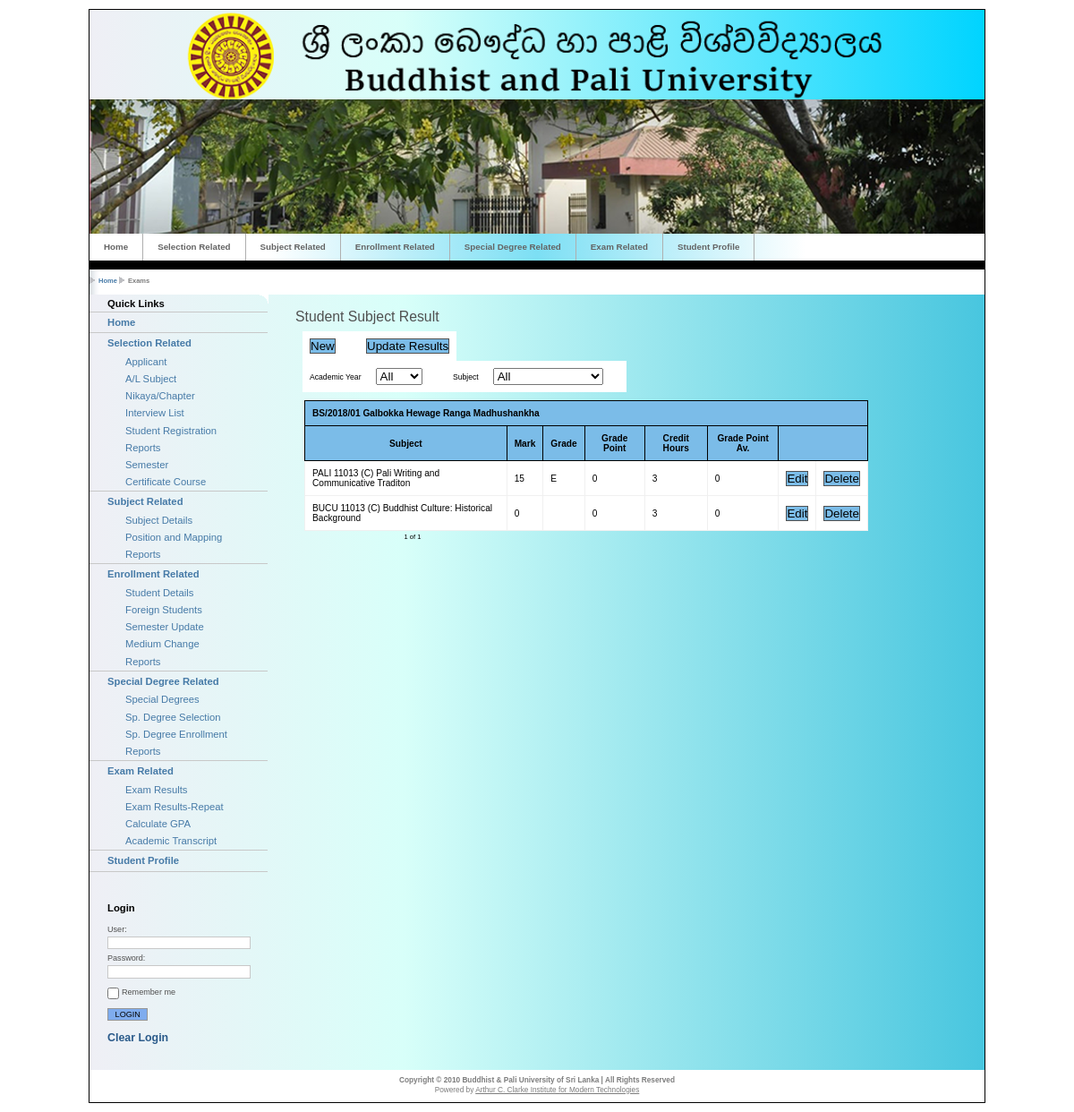
The page /examAdminSubject.php?indexNo=BS/2018/01 (signed in) on the database its author committed.
### tables this page shows
CREATE TABLE IF NOT EXISTS `exameffort` (
  `effortID` int(11) NOT NULL AUTO_INCREMENT,
  `indexNo` varchar(20) DEFAULT NULL,
  `regNo` varchar(20) NOT NULL,
  `subjectID` int(11) DEFAULT NULL,
  `acYear` year(4) DEFAULT NULL,
  `medium` varchar(10) NOT NULL,
  `mark1` float NOT NULL,
  `mark2` float NOT NULL,
  `marks` int(11) DEFAULT NULL,
  `grade` varchar(10) DEFAULT NULL,
  `effort` varchar(10) DEFAULT NULL,
  `gradePoint` float NOT NULL,
  `R_Code` int(10) DEFAULT NULL,
  PRIMARY KEY (`effortID`),
  KEY `FK_exameffort_studentenrolment` (`indexNo`,`subjectID`),
  KEY `FK_exameffort_studenreg` (`regNo`,`subjectID`)
);

CREATE TABLE IF NOT EXISTS `subject` (
  `subjectID` int(11) NOT NULL AUTO_INCREMENT,
  `codeEnglish` varchar(20) DEFAULT NULL,
  `nameEnglish` varchar(100) DEFAULT NULL,
  `codeSinhala` varchar(30) DEFAULT NULL,
  `nameSinhala` varchar(200) DEFAULT NULL,
  `faculty` varchar(30) DEFAULT NULL,
  `level` varchar(20) DEFAULT NULL,
  `description` varchar(50) DEFAULT NULL,
  `semester` varchar(20) NOT NULL,
  `creditHours` int(11) NOT NULL,
  `schCode` int(11) DEFAULT NULL,
  `isCompulsary` tinyint(1) NOT NULL,
  `suborder` int(11) NOT NULL,
  PRIMARY KEY (`subjectID`)
);

### dbAccess.php (called while the page is built, shortened)
<?php
class DBOperations
{
private $ServerCon;
	public function Connect_to_DB()
	{
	$this->ServerCon = mysqli_connect("localhost","root",'');
	if (!$this->ServerCon)
		  {
		  die('Could not connect: ' . mysqli_error());
		  }
	  else
		  {
			$this->DbCon =mysqli_select_db( $this->ServerCon,"misbpudb");
		  }
	}
	public function executeQuery($query)
	{
			$result = mysqli_query($this->ServerCon,$query);
				if(!$result)
				{
					die('DB Error: ' . mysqli_error(). " <br/>" .$query);
					echo '<script> alert ("'. mysqli_error() .'"); </script>';
				}
				else
				{
					return $result;
				}
	}
	public function Next_Record($result)
	{
			return mysqli_fetch_array($result,MYSQLI_BOTH);
	}
	public function Row_Count($result)
	{
		return mysqli_num_rows($result);
	}
	function cleanInput($value)
	{
	    $value = stripslashes($value);
		$value = mysqli_real_escape_string($this->ServerCon,$value);
		return $value;
	}
}
?>

### examAdminSubject.php (the view, shortened to what this page needs)
 <?php
	require_once("dbAccess.php");
	$db = new DBOperations();
  $indexNo=$db->cleanInput($_GET['indexNo']);
  $rowsPerPage = 10;
  $pageNum = 1;
  $query = "SELECT effortID,exameffort.indexNo,student.nameEnglish AS student,subject.nameEnglish AS subject,subject.subjectID AS subjectID,subject.level AS level,subject.semester AS semester,subject.codeEnglish AS code,subject.creditHours,acYear,exameffort.medium,marks,gradePoint,grade,effort FROM exameffort JOIN student ON exameffort.indexNo=student.indexNo JOIN subject ON exameffort.subjectID=subject.subjectID where exameffort.indexNo='$indexNo' ";
  $result = $db->executeQuery($query);
  if ($db->Row_Count($result)>0)
	{
	$offset = ($pageNum - 1) * $rowsPerPage;
	$numRows = $db->Row_Count($db->executeQuery($query));
	$numPages = ceil($numRows/$rowsPerPage);
  	$pageQuery = $query." LIMIT $offset, $rowsPerPage";
	$pageResult = $db->executeQuery($pageQuery);
?>
 <h1>Student Subject Result</h1>
 <form method="post" action="" class="plain" target="_blank">
  <table style="margin-left:8px" class="panel">
  	<tr>
    	<td><input name="btnNew" type="button" value="New" onclick="document.location.href = 'effortNew.php';" class="button" /></td>
		<td>&nbsp;</td>
        <td><input name="btnUpdateResults" type="button" value="Update Results" class="button" onclick="document.location.href ='examEnterResults.php'" /></td>
    </tr>
   </table>
   <table style="margin-left:8px" class="panel">
    <tr>
        <td>Academic Year</td>
        <td>
            <select name="lstAcYear" id="lstAcYear" onchange="this.form.submit();">
            <?php
				$result = $db->executeQuery("SELECT DISTINCT acYear FROM exameffort");
				if ($db->Row_Count($result)>0)
				{
					echo "<option value='0'>All</option>";
				}
			?>
            </select>
        </td>
        <td>&nbsp;</td>
        <td>Subject</td>
        <td>
            <select name="lstSubject" id="lstSubject" onchange="this.form.submit();">
            <?php
				$result = $db->executeQuery("SELECT subjectID,codeEnglish FROM subject");
				if ($db->Row_Count($result)>0)
				{
					echo "<option value='0'>All</option>";
				}
			?>
            </select>
        </td>
        <td>&nbsp;</td>
   	</tr>
  </table>
<br/>
  <table class="searchResults">
  <th colspan="10" align="left">
  <?php
  $resultname = $db->executeQuery("SELECT nameEnglish FROM student where indexNo='$indexNo'");
  $rowName=$db->Next_Record($resultname);
  echo $indexNo." ".$rowName['nameEnglish']?>
  </th>
	<tr>
    	<th>Subject</th><th>Mark</th><th>Grade</th><th>Grade Point</th><th>Credit Hours</th><th>Grade Point Av.</th><th colspan="2"></th>
    </tr>
<?php
  while($row=$db->Next_Record($pageResult))
  {
  $averge=$row['creditHours']*$row['gradePoint'];
?>
	<tr>
        <td><?php echo $row['code']." ".$row['subject']?></td>
        <td><?php echo $row['marks'] ?></td>
        <td><?php echo $row['grade'] ?></td>
        <td><?php echo $row['gradePoint'] ?></td>
        <td><?php echo $row['creditHours'] ?></td>
		<td><?php echo $averge ?></td>
        <td><input name="btnEdit" type="button" value="Edit" onclick="window.open(document.location.href ='effortEdit.php?effortID=<?php echo $row['effortID'] ?>','_blank')" class="button" /></td>
        <td><input name="btnDelete" type="button" value="Delete" class="button" onclick="if (MsgOkCancel()) document.location.href ='examAdmin.php?cmd=delete&effortID=<?php echo $row['effortID'] ?>'" /></td>
	</tr>
<?php
  }
?>
  </table>
  </form>
<?php
  $self = $_SERVER['PHP_SELF'];
  if ($pageNum > 1)
{
   $page  = $pageNum - 1;
   $prev  = " <a class=\"link\" href=\"$self?page=$page\">[Prev]</a> ";
   $first = " <a class=\"link\" href=\"$self?page=1\">[First Page]</a> ";
}
else
{
   $prev  = '&nbsp;';
   $first = '&nbsp;';
}
if ($pageNum < $numPages)
{
   $page = $pageNum + 1;
   $next = " <a class=\"link\" href=\"$self?page=$page\">[Next]</a> ";
   $last = " <a class=\"link\" href=\"$self?page=$numPages\">[Last Page]</a> ";
}
else
{
   $next = '&nbsp;';
   $last = '&nbsp;';
}
echo "<table border=\"0\" align=\"center\" width=\"50%\"><tr><td width=\"20%\">".$first."</td><td width=\"10%\">".$prev."</td><td width=\"10%\">"."$pageNum of $numPages"."</td><td width=\"10%\">".$next."</td><td width=\"30%\">".$last."</td></tr></table>";
}else echo "<p>No exam details available.</p>";
?>
<?php
  $navpath = "<ul><li><a href='home.php'>Home </a></li><li>Exams</li></ul>";
  include("master_registration.php");
?>

### css/layout_setup.css (style rules this page uses)
* { padding:0; margin:0; }
body { font-size:47%; font-family:verdana,arial,sans-serif; }
.header-breadcrumbs ul li { display:inline; padding:0 0 0 10px; background:transparent url(../img/bg_bullet_arrow.gif) no-repeat 0 50%; font-weight:bold; color:rgb(125,125,125); font-size:100%; }
.header-breadcrumbs ul a { color:rgb(70,122,167); text-decoration:none; }

### css/layout_text.css (style rules this page uses)
.main-content h1 { clear:both; margin:1.0em 0 0.5em 0; font-family:"trebuchet ms",arial,sans-serif; color:rgb(80,80,80); font-weight:normal; font-size:210%; }
table.searchResults { border-width: 1px; border-color: #999999; border-collapse: collapse; max-width: 650px; margin-left: 10px; font-size: 135%; }
table.searchResults th { background-color:rgb(123, 188, 232);border-width: 1px;padding: 8px;border-style: solid;border-color:rgb(0, 0, 0); }
table.searchResults tr { background-color:#FFFFFF }
table.searchResults td { border-width: 1px;padding: 8px;border-style: solid;border-color:rgb(240,240,240); }
table.panel { border-width: 0px;border-color: #999999;border-collapse: collapse; max-width:650px; margin-left:10px; font-size:115% }
table.panel tr { background-color:#FFFFFF }
table.panel td { border-width: 0px;padding: 8px;border-style: solid;border-color:#CCC8B3; }
input.button { cursor: pointer; border:solid 1px rgb(80,80,80); background:rgb(123, 188, 232); color:rgb(80,80,80); font-weight: normal; color: black; }

### rows shown on the page
exameffort: subject.codeEnglish "PALI 11013 (C)", subject.nameEnglish "Pali Writing and Communicative Traditon", marks "15", grade "E", gradePoint "0", subject.creditHours "3"
exameffort: subject.codeEnglish "BUCU 11013 (C)", subject.nameEnglish "Buddhist Culture: Historical Background", marks "0", gradePoint "0", subject.creditHours "3"

### other values the page prints
$indexNo "BS/2018/01"
$rowName['nameEnglish'] "Galbokka Hewage Ranga Madhushankha"
$pageNum "1"
$numPages "1"
